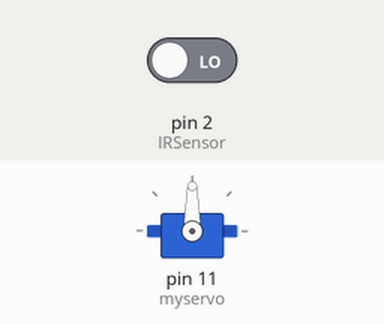
The sketch below on a simulated Arduino Uno, built with avr-gcc and run on an emulated ATmega328P. Shown: servo. The inputs (shaded band) are chosen by the test bench; at power-on: pin 2 (IRSensor) LOW.

Above: at 1.2 s.
1.3 s: pin 2 (IRSensor) driven HIGH
At 1.45 s:
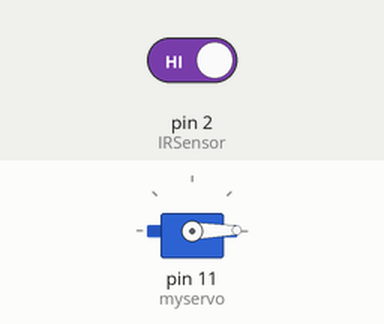
At 10.3 s:
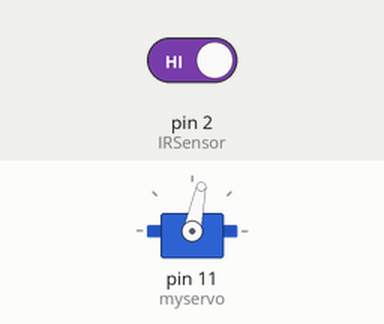
Timing chart, 0 to 11.8 s (numbered marks = the images above; inputs shaded):
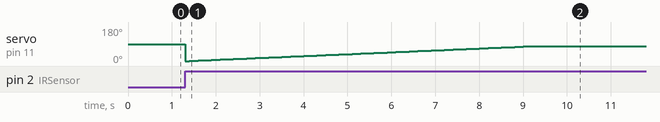

The sketch:

1.ino
```cpp
#include<Servo.h>
int IRSensor = 2; //cpnnect ir sensor to arduino pin2
Servo myservo;


void setup() {
  // put your setup code here, to run once:
  pinMode (IRSensor, INPUT);// sensor pin INPUT
  myservo.attach(11);
}

int pos = 0;
void loop() {

  int sensor_status = digitalRead (IRSensor);

  if (sensor_status == 1) {

    for (pos = 0; pos <=78; pos++) {
      myservo.write(pos);
      delay(100);
    }
    delay(38000);
    for (pos = 78; pos >= 0; pos--) {
      myservo.write(pos);
      delay(100);
    }
  }
}
```

Measured:
- after the input at 1.3 s, servo on pin 11 (myservo): 90° → 0° at once, → 1° 0.10 s later, → 2° 0.10 s later, → 3° 0.10 s later, … (79 changes in this stretch)
